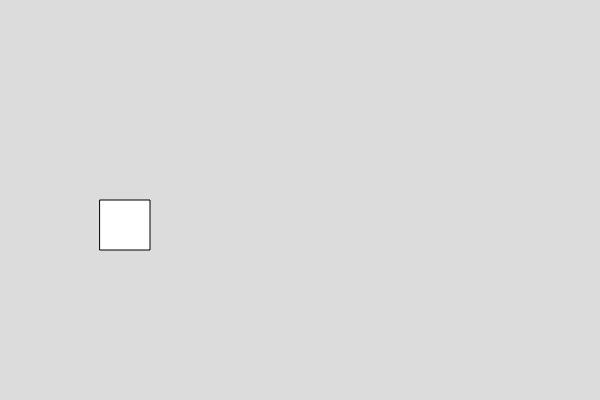
Frame 1 (no input)
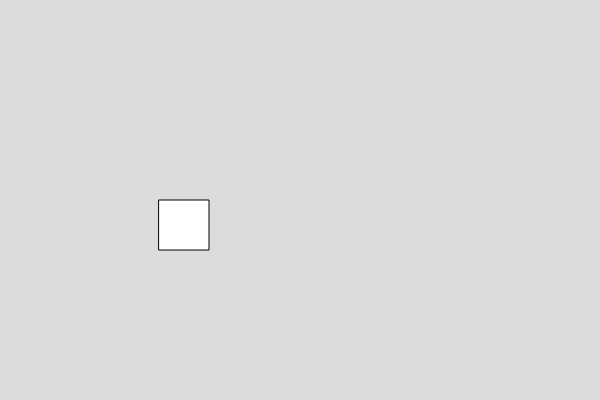
Frame 60 (no input)
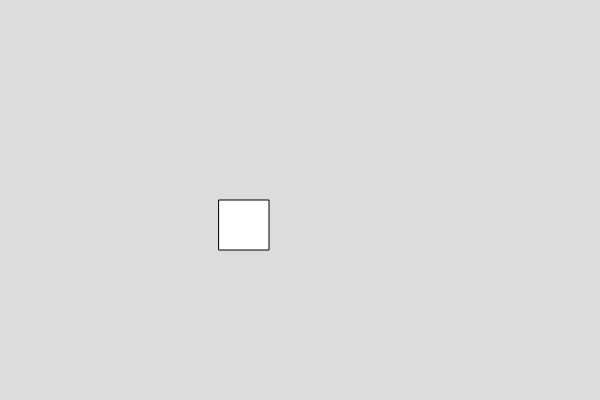
Frame 120 (the mouse pressed at the canvas centre since frame 60)

The p5.js sketch that drew these frames (run headless with seeded random() and noise() and a simulated clock; from frame 60 on, the mouse is pressed at the canvas centre):

// p5.js sketch
// ── sketch.js

var box1;

function setup() {
  createCanvas(600, 400);
  box1 = new Box()
  
}

function draw() {
  background(220);
  box1.show()
  box1.set_speed(1)

}


// ── box.js
class Box
  {
    constructor()
    {
      this.x =100;
      this.y = 200
      this.w = 50;
      this.h = 50;
    }
    
    show()
    {
      rect(this.x,this.y,this.w,this.h)
    }
    
    //write function to set the width of the box
    set_speed(v) {
      this.x = this.x+v
    }

  }

  
